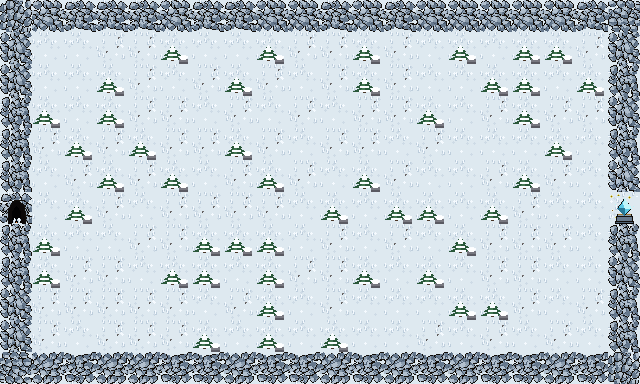

This is a level from a 2D game, rendered from its Tiled map with the project's own tilesets. A one-line summary and the complete map file follow:
An orthogonal 20x12 tile map with 32x32 px tiles, 1 tile layer (ground), 2 tilesets and 2 objects (spawn, goal).

<map version="1.10" tiledversion="1.12.2" orientation="orthogonal" renderorder="right-down" width="20" height="12" tilewidth="32" tileheight="32" infinite="0" nextlayerid="3" nextobjectid="3">
 <tileset firstgid="1" name="tileset_desert" tilewidth="32" tileheight="32" tilecount="8" columns="4">
  <image source="../sprites-src/tileset_desert.png" width="128" height="64" />
  <tile id="0">
   <properties>
    <property name="type" value="buildable" />
   </properties>
  </tile>
  <tile id="1">
   <properties>
    <property name="type" value="buildable" />
   </properties>
  </tile>
  <tile id="2">
   <properties>
    <property name="type" value="buildable" />
   </properties>
  </tile>
  <tile id="3">
   <properties>
    <property name="type" value="blocked" />
   </properties>
  </tile>
  <tile id="4">
   <properties>
    <property name="type" value="blocked" />
   </properties>
  </tile>
  <tile id="5">
   <properties>
    <property name="type" value="blocked" />
   </properties>
  </tile>
  <tile id="6">
   <properties>
    <property name="type" value="path" />
   </properties>
  </tile>
  <tile id="7">
   <properties>
    <property name="type" value="path" />
   </properties>
  </tile>
 </tileset>
 <tileset firstgid="9" name="tileset_winter" tilewidth="32" tileheight="32" tilecount="8" columns="4">
  <image source="../sprites-src/tileset_winter.png" width="128" height="64" />
  <tile id="0">
   <properties>
    <property name="type" value="buildable" />
   </properties>
  </tile>
  <tile id="1">
   <properties>
    <property name="type" value="buildable" />
   </properties>
  </tile>
  <tile id="2">
   <properties>
    <property name="type" value="buildable" />
   </properties>
  </tile>
  <tile id="3">
   <properties>
    <property name="type" value="blocked" />
   </properties>
  </tile>
  <tile id="4">
   <properties>
    <property name="type" value="blocked" />
   </properties>
  </tile>
  <tile id="5">
   <properties>
    <property name="type" value="blocked" />
   </properties>
  </tile>
  <tile id="6">
   <properties>
    <property name="type" value="path" />
   </properties>
  </tile>
  <tile id="7">
   <properties>
    <property name="type" value="path" />
   </properties>
  </tile>
 </tileset>
 <layer id="1" name="ground" width="20" height="12">
  <data encoding="csv">
2684354574,13,12,12,12,13,12,12,13,13,12,13,12,13,13,13,13,13,12,14,
536870925,9,9,10,10,11,9,9,11,10,10,11,10,9,11,9,11,11,10,536870925,
536870925,9,9,11,10,9,10,11,10,9,10,11,10,9,9,11,11,9,11,536870924,
536870924,11,9,11,10,10,9,10,9,10,9,10,10,11,9,10,11,10,10,536870925,
536870924,10,11,10,11,10,10,11,10,9,10,10,9,10,9,9,9,11,9,536870924,
536870924,9,10,11,10,11,9,10,11,10,9,11,10,9,9,10,11,10,9,536870925,
15,9,11,10,9,10,10,10,10,9,11,9,11,11,9,11,10,9,9,16,
536870924,11,9,9,10,10,11,11,11,9,10,9,10,9,11,10,10,10,9,536870924,
536870924,11,10,10,9,11,11,9,11,10,10,11,9,11,9,10,10,9,9,536870925,
536870925,10,10,10,10,10,9,10,11,9,10,9,9,9,11,11,10,9,10,536870924,
536870925,10,9,10,10,10,11,9,11,9,11,9,9,10,9,10,9,10,9,536870924,
3221225486,1073741837,1073741836,1073741837,1073741837,1073741836,1073741836,1073741837,1073741836,1073741836,1073741837,1073741836,1073741837,1073741836,1073741837,1073741836,1073741836,1073741837,1073741836,2684354574
</data>
 </layer>
 <objectgroup id="2" name="markers">
  <object id="1" name="spawn_0" type="spawn" x="0" y="192" width="32" height="32" />
  <object id="2" name="goal_0" type="goal" x="608" y="192" width="32" height="32" />
 </objectgroup>
</map>
